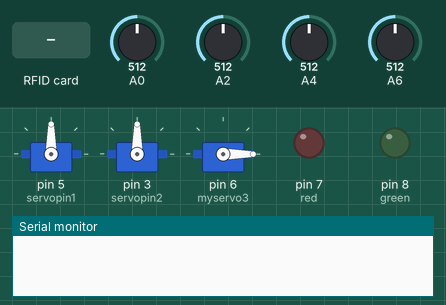
Bench run of a sketch on a simulated Arduino Nano, built with avr-gcc and run on an emulated ATmega328P. On the bench: 3 × servo, output pins drawn as LEDs (lit = HIGH), the last lines printed to the serial monitor. Inputs (shaded band) come from the test bench; at power-on: A0 = 512, A2 = 512, A4 = 512, A6 = 512. Pins used as bus, display or sensor lines are not drawn.

Above: at 1.2 s.
1.3 s: A0 set to 732
2.8 s: A0 set to 760
At 3.53 s:
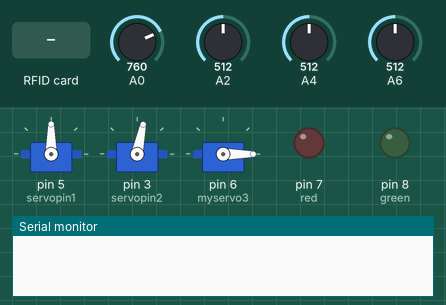
5.8 s: RFID card 83 EA 6C 14 held to the reader
At 6.1 s:
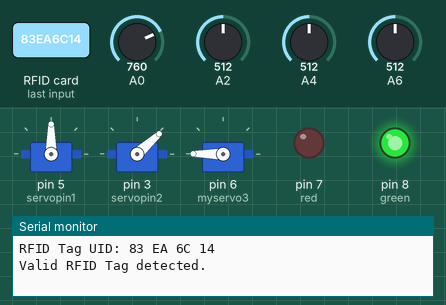
8.8 s: A2 set to 736
11.8 s: A2 set to 768
At 11.91 s:
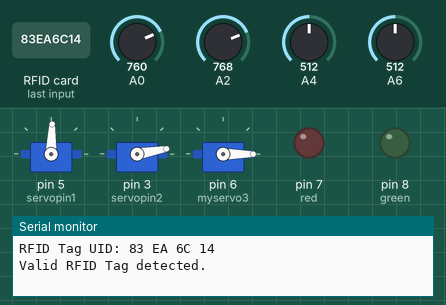
14.8 s: A4 set to 748
17.8 s: A4 set to 770
At 17.94 s:
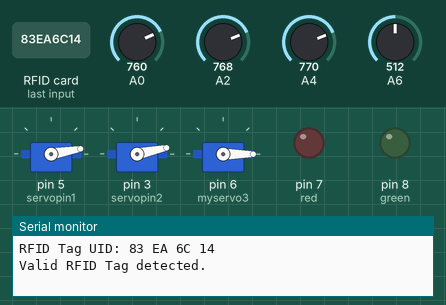
Timing chart, 0 to 23.7 s (numbered marks = the images above; inputs shaded):
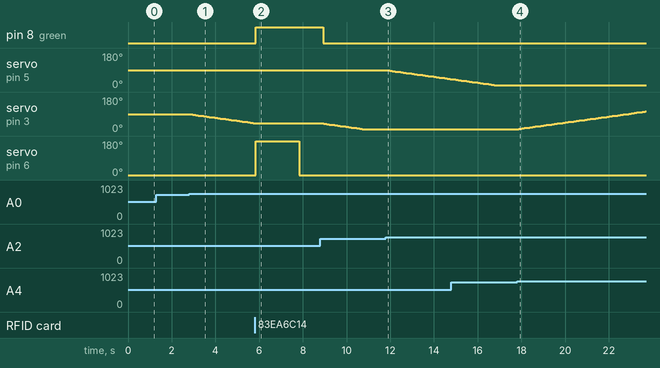

The sketch:

solar_tracker_with_rfid.ino
```cpp
#include <Servo.h>
#include <SPI.h>
#include <MFRC522.h>

// LDR pins and variables
int servopin1 = 5; // left and right
int servopin2 = 3; // up and down
int i = 90;  // Initial position for horizontal servo
int j = 90;  // Initial position for vertical servo
int ldr1, ldr2, ldr3, ldr4;  // LDR sensor readings
int red=7;
int green=8;

// RFID pins and variables
#define SS_PIN 10
#define RST_PIN 9
MFRC522 rfid(SS_PIN, RST_PIN);  // Instance of the class
MFRC522::MIFARE_Key key;  // Key for RFID communication
byte validUID[] = { 0x83, 0xEA, 0x6C, 0x14 };  // Replace with your valid UID
Servo myservo1;  // Horizontal servo (left-right)
Servo myservo2;  // Vertical servo (up-down)
Servo myservo3;  // RFID-controlled servo (can be the same or different)

// Setup function
void setup() {
  Serial.begin(9600);

  // Initialize servos
  myservo1.attach(servopin1);
  myservo2.attach(servopin2);
  pinMode(red,OUTPUT);
  pinMode(green,OUTPUT);
  // Initialize RFID
  SPI.begin();
  rfid.PCD_Init();
  myservo3.attach(6);  // Attach RFID-controlled servo to pin 6
  myservo3.write(0);  // Set initial position

  // Initialize LDR sensor readings
  for (int pin = A0; pin <= A6; pin++) {
    pinMode(pin, INPUT);
  }
}

// Main loop
void loop() {
  // Handle RFID detection first
  digitalWrite(red,LOW);
  digitalWrite(green,LOW);
  if (rfid.PICC_IsNewCardPresent()) {
    if (rfid.PICC_ReadCardSerial()) {
      // Print RFID UID for debugging
      Serial.print(F("RFID Tag UID:"));
      printHex(rfid.uid.uidByte, rfid.uid.size);
      Serial.println("");

      // Check if UID matches valid one
      if (isUIDValid(rfid.uid.uidByte, rfid.uid.size)) {
        Serial.println("Valid RFID Tag detected.");
        // Move servo when valid RFID detected
        digitalWrite(red,LOW);
        digitalWrite(green,HIGH);
        myservo3.write(180);  // Open the door (move servo to 180 degrees)
        delay(2000);  // Wait for 2 seconds
        myservo3.write(0);  // Close the door (move back to 0 degrees)
        delay(1000);  // Wait for 1 second
      } else {
        Serial.println("Invalid RFID Tag detected.");
        digitalWrite(red,HIGH);
        digitalWrite(green,LOW);
      }
      rfid.PICC_HaltA();  // Halt the current card communication
    }
  }

  // Now handle the LDR sensor control for servos (left-right and up-down)
  ldr1 = analogRead(A0);  // Left LDR
  ldr2 = analogRead(A2);  // Down LDR
  ldr3 = analogRead(A4);  // Right LDR
  ldr4 = analogRead(A6);  // Up LDR

  /*Serial.print("ldr1=");
  Serial.println(ldr1);
  Serial.print("ldr2=");
  Serial.println(ldr2);
  Serial.print("ldr3=");
  Serial.println(ldr3);
  Serial.print("ldr4=");
  Serial.println(ldr4);*/

  // Servo control based on LDR readings
  if (ldr2 > ldr4 && ldr2 > 750 && i > 10) {
    i = i - 2;  // Move the horizontal servo left
  }
  else if (ldr4 > ldr2 && ldr4 > 750 && i < 178) {
    i = i + 2;  // Move the horizontal servo right
  }
  else if (ldr1 > ldr3 && ldr1 > 750 && j > 10) {
    j = j - 2;  // Move the vertical servo up
  }
  else if (ldr3 > ldr1 && ldr3 > 750 && j < 178) {
    j = j + 2;  // Move the vertical servo down
  }

  // Update the servo positions
  myservo1.write(i);  // Update horizontal servo position
  myservo2.write(j);  // Update vertical servo position

  delay(100);  // Short delay for responsiveness
}

// Routine to dump a byte array as hex values to Serial
void printHex(byte *buffer, byte bufferSize) {
  for (byte i = 0; i < bufferSize; i++) {
    Serial.print(buffer[i] < 0x10 ? " 0" : " ");
    Serial.print(buffer[i], HEX);
  }
}

// Function to check if the detected UID matches the valid one
bool isUIDValid(byte *uid, byte uidSize) {
  if (uidSize != sizeof(validUID)) {
    return false;  // If the UID size doesn't match, return false
  }

  for (byte i = 0; i < uidSize; i++) {
    if (uid[i] != validUID[i]) {
      return false;  // If any byte doesn't match, return false
    }
  }

  return true;  // UID matches the valid one
}
```

Measured:
- the behaviour switches between 750 and 751 on A0 (found by bisection; images 0 and 1)
- the behaviour switches between 750 and 751 on A2 (found by bisection; images 2 and 3)
- the behaviour switches between 760 and 761 on A4 (found by bisection; images 3 and 4)
- after the input at 1.3 s, every drawn part: stays the same
- after the input at 2.8 s, servo on pin 3 (servopin2): moves from 90° to 42° over 2.9 s, starting at once
- after the input at 5.8 s, pin 8 (green): LOW → HIGH at once; servo on pin 3 (servopin2): stays 42° (without the input it goes to 40° after 0.06 s); servo on pin 6 (myservo3): 0° → 180° at once, → 0° 2.0 s later
- after the input at 11.8 s, servo on pin 5 (servopin1): moves from 90° to 42° over 2.9 s, starting after 0.05 s
- after the input at 17.8 s, servo on pin 3 (servopin2): moves from 10° to 104° over 5.8 s, starting after 0.08 s
